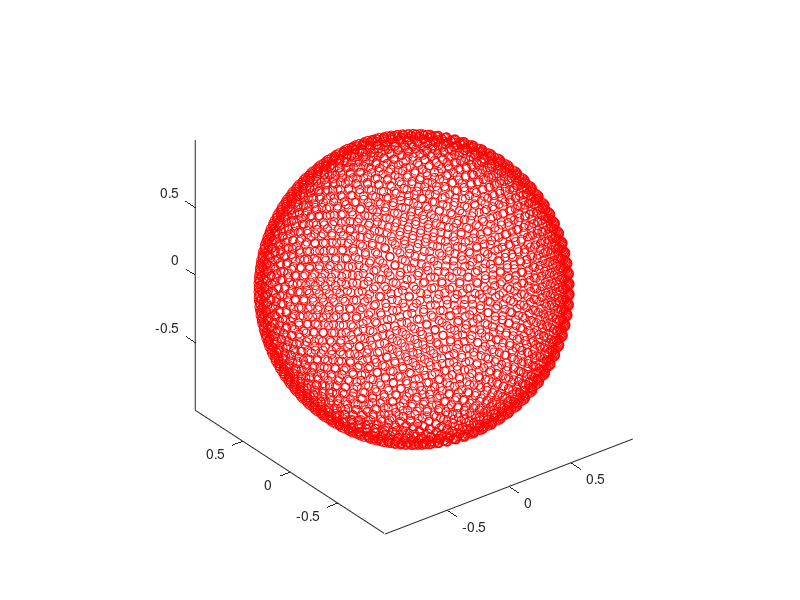

Write MATLAB code to recreate this figure.
clear all; clc; close all;
Npoints = 3000;
phi = (1 + sqrt(5)) / 2;
R = 1;
xyz = zeros(Npoints, 3);

for i = 1:Npoints
    % theta
    latitude = asin((2 * i - Npoints - 1) / Npoints);
    % phi
    longitude = 2 * pi * i / phi;

    %cartesian coordinates
    x = R * cos(longitude) * cos(latitude);
    y = R * sin(longitude) * cos(latitude);
    z = R * sin(latitude);
    xyz(i, :) = [x, y, z];
end

figure;
plot3(xyz(:, 1), xyz(:, 2), xyz(:, 3), 'or');
axis equal;
